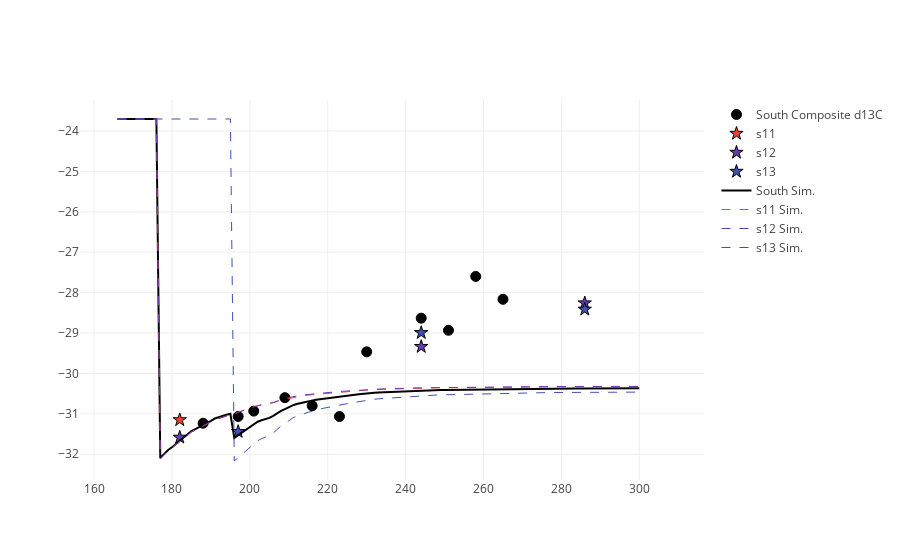

Write notebook code for a chart like this one.
### Code cell
%matplotlib inline
import plotlycred
figname = 'Soils' + variable + transect + '.png'

online = False
if online:
    # fig = py.iplot(data) 
    fig = go.Figure(data=data) # , layout=layout)
    py.image.save_as(fig, filename=figname)
else:
    iplot(data)

### Figure 1 — Plotly figure (JSON) as saved in the notebook; plotly's stock layout.template omitted (floating-point values rounded to 4 significant figures; data arrays with more than 128 entries replaced by an {"elided": "..."} marker saying what was removed)
{"data": [{"marker": {"color": "black", "line": {"color": "black", "width": 1}, "size": 10, "symbol": "circle"}, "mode": "markers", "name": "South Composite d13C", "type": "scatter", "x": {"elided": "135 int values"}, "y": {"elided": "135 float values"}}, {"marker": {"color": "#F44336", "line": {"color": "black", "width": 1}, "size": 10, "symbol": "star"}, "mode": "markers", "name": "s11", "type": "scatter", "x": {"elided": "135 int values"}, "y": {"elided": "135 float values"}}, {"marker": {"color": "#673AB7", "line": {"color": "black", "width": 1}, "size": 10, "symbol": "star"}, "mode": "markers", "name": "s12", "type": "scatter", "x": {"elided": "135 int values"}, "y": {"elided": "135 float values"}}, {"marker": {"color": "#3F51B5", "line": {"color": "black", "width": 1}, "size": 10, "symbol": "star"}, "mode": "markers", "name": "s13", "type": "scatter", "x": {"elided": "135 int values"}, "y": {"elided": "135 float values"}}, {"marker": {"color": "black"}, "mode": "lines", "name": "South Sim.", "type": "scatter", "x": {"elided": "135 int values"}, "y": {"elided": "135 float values"}}, {"line": {"color": "#F44336", "dash": "dash", "width": 1}, "name": "s11 Sim.", "type": "scatter", "x": {"elided": "135 int values"}, "y": {"elided": "135 float values"}}, {"line": {"color": "#673AB7", "dash": "dash", "width": 1}, "name": "s12 Sim.", "type": "scatter", "x": {"elided": "135 int values"}, "y": {"elided": "135 float values"}}, {"line": {"color": "#3F51B5", "dash": "dash", "width": 1}, "name": "s13 Sim.", "type": "scatter", "x": {"elided": "135 int values"}, "y": {"elided": "135 float values"}}], "layout": {}}
